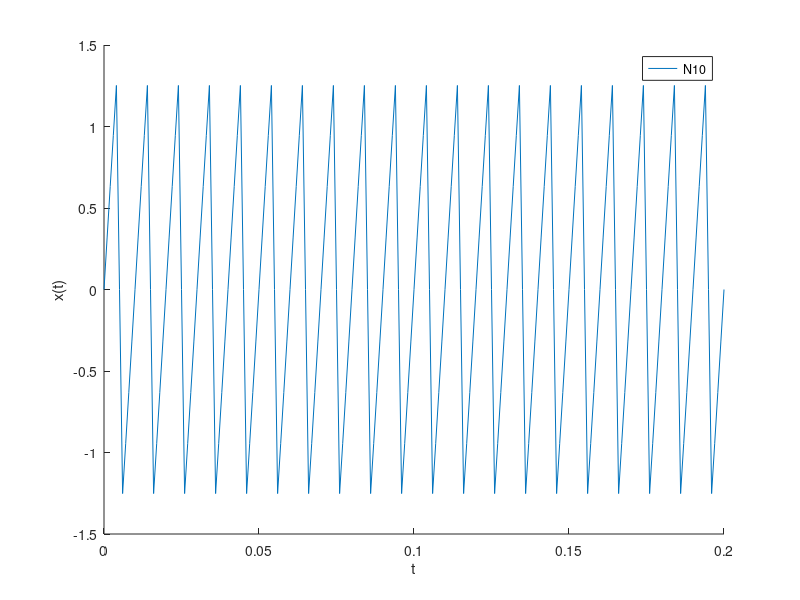
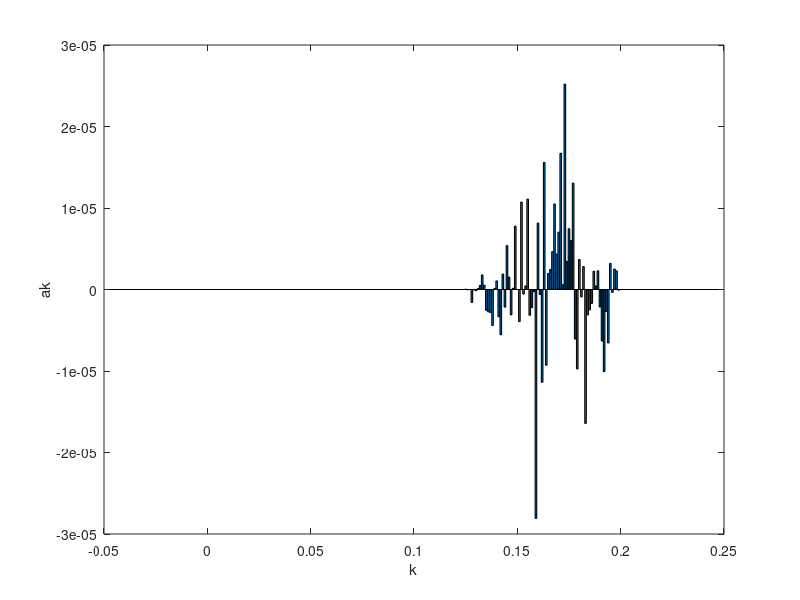

Reproduce these figures in MATLAB, in order.
clear
close all
clc

function ret = fourier_series (a, b, f0, t)
  omega = 2 * pi * f0;
  prefix = a(1)/2;

  # iterate over time vector
  for i = 1:length(t)
    f_sum = 0;

    # iterate over coefficient vector
    for k = 1:length(a)
      f_sum = f_sum + (a(k) * cos(omega*k*t(i)) + b(k) * sin(omega*k*t(i)));
    endfor

    ret(i) = f_sum + prefix;
  endfor
end

# function that calculates b vector for "Sägezahnsignal"
function ret = coeff (len)
  for k = 1:len
    ret(k) = (-1)^(k-1)/k;
  endfor
end

# calculate input parameters
f0 = 10;
t = [0 : 0.001 : 2/f0];
a = zeros(length(t),1); # vector a consists of zeros
b = coeff(length(t));

n10 = fourier_series(a, b, 10 * f0, t);

#n100 = fourier_series(a, b, 100 * f0, t);

#n10000 = fourier_series(a, b, 10000 * f0, t);

# plot fourier series
figure (1);
hold on
plot(t, n10);
hold on
#plot(t, n100)
hold on
#plot(t, n10000, 'g')

xlabel('t');
ylabel('x(t)');
legend('N10', 'N100', 'N10000')
hold off

# calculate and plot fourier coefficients
n = fourier_series(a, b, f0, t);

function a = fourier_coeff_a(n, f0, t)
  t0 = 1/f0;
  prefix = 2/t0;

  for k = 1:length(t)
    fun = @(x) n(k).*cos(2.*pi.*k.*f0.*x);
    a(k) = prefix * integral(fun, -t0/2, t0/2);
  endfor


end

n10_a = fourier_coeff_a(n, f0, t);

figure (2);
bar(t, n10_a);
xlabel('k');
ylabel('ak');
